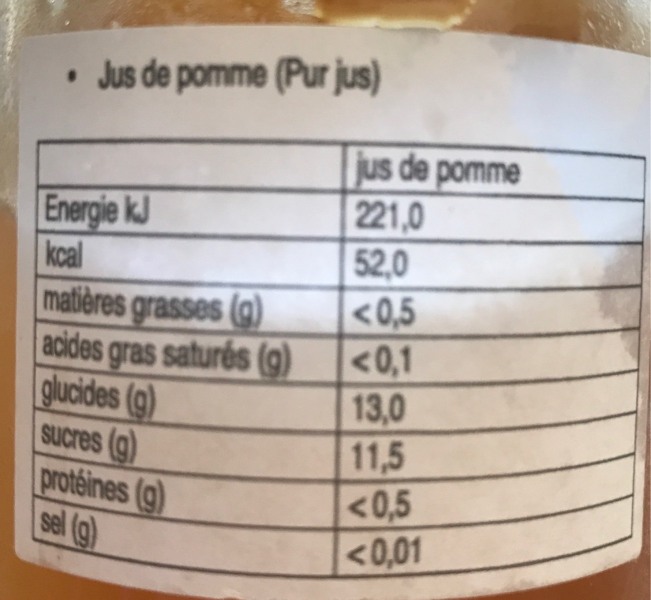
#> input picture nutrition-table-extraction/notebooks/data/000000001576.nutrition.jpg, 1302 x 1200 px (shown at 1/2 size)
$ jupyter execute --allow-errors line_detector.ipynb   (shell and % lines are left out)
#> lines starting #> are read from the running program, lines starting #| are printed output that depends on the picture
# Table row detector

[cell 1]

import yaml
import json
from PIL import Image
import matplotlib.pyplot as plt
#> (the rest of this cell did not finish here and is left out)

[cell 2]
api_output = "data/api_output_000000001576.json"
source = "data/000000001576.nutrition.jpg"

# Opening JSON file and load data
with open(api_output,) as f:
#> (reads nutrition-table-extraction/notebooks/data/api_output_000000001576.json from the repository)
    json_data = json.load(f)

##Config file
#> (the rest of this cell did not finish here and is left out)

[cell 3]
lines = json_data['analyzeResult']['readResults'][0]['lines']
#> (the rest of this cell did not finish here and is left out)

## Clustering technique

[cell 4]
angle = json_data['analyzeResult']['readResults'][0]["angle"]
angle_deg = angle * 57.2958

[cell 5]
colorImage  = Image.open(source)
#> colorImage is the input picture: PIL image 1302x1200 RGB; mean R, G, B 182.8, 169.7, 159.4

# Rotate it by 45 degrees
rotated     = colorImage.rotate(angle)
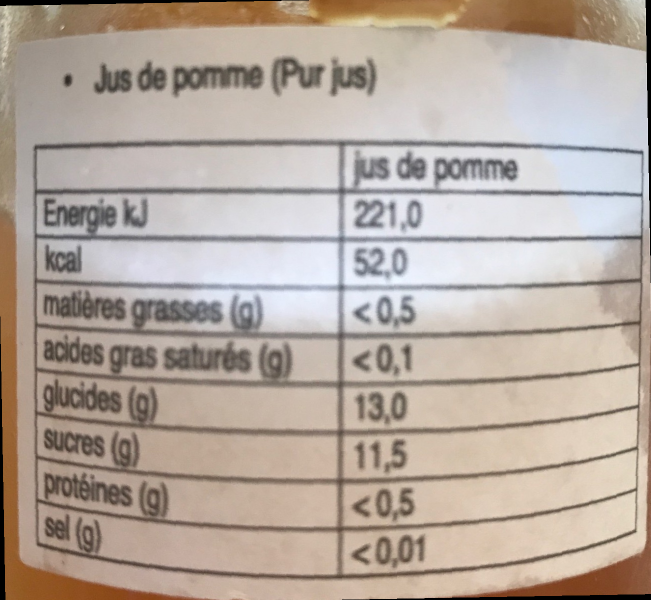
#> rotated: PIL image 1302x1200 RGB (shown at 1/2 size); mean R, G, B 181.4, 168.6, 158.6


# Display the Original Image
colorImage.show()

# Display the Image rotated by 45 degrees
rotated.show()

plt.show()

[cell 6]
from math import tan
data_points = {}
for (i,line) in enumerate(json_data['analyzeResult']['readResults'][0]['lines']):
    bb = line["boundingBox"]
    x0, y0 = bb[0], bb[1]
    x1, y1 = bb[2], bb[3]
    x2, y2 = bb[4], bb[5]
    x3, y3 = bb[6], bb[7]

    angle_deg = angle * 57.2958
    a0, b0 = y0 * tan(angle_deg) + x0, x0 * tan(angle_deg) + y0
    a3, b3 = y3 * tan(angle_deg) + x3, x3 * tan(angle_deg) + y3

    #y_mean = int((x0 + x1 + x2 + x3)/4) + i / 1000
    y_mean = int((b0 + b3) / 2 ) + i / 1000
    data_points[(1, y_mean)] = bb
